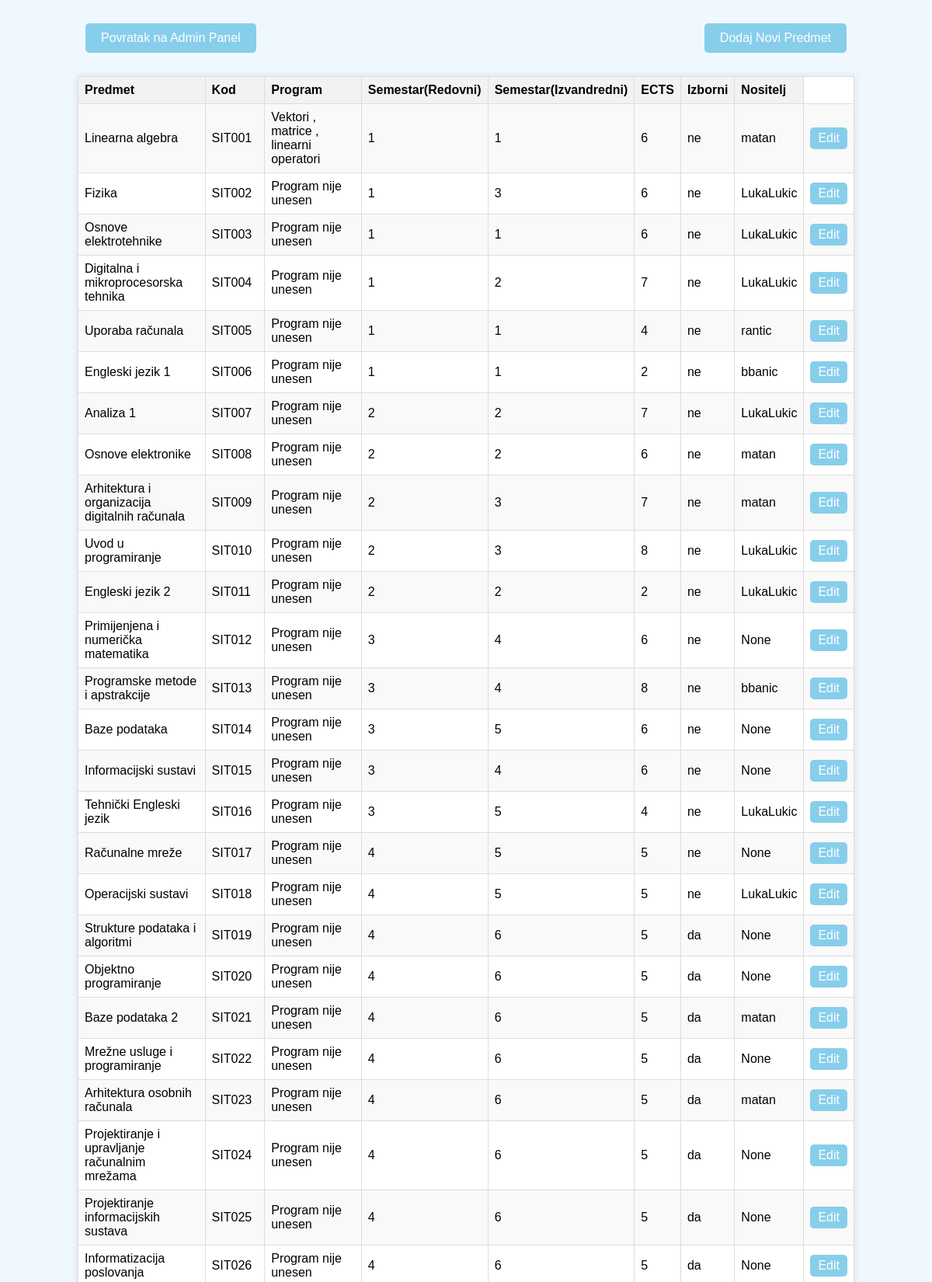
Page /adminPanel/all_predmets (upper part) on the committed database.
### app_1/models.py (models this page shows, shortened)
class Predmeti(models.Model):
    name = models.CharField(max_length=255)
    kod = models.CharField(max_length=16)
    program = models.CharField(max_length=255)
    sem_red = models.IntegerField()
    sem_izv = models.IntegerField()
    ects = models.IntegerField()
    izbor = (('da','da'),('ne','ne'))
    izborni = models.CharField(max_length=10,choices=izbor)
    nositelj = models.ForeignKey(Korisnik,on_delete=models.SET_NULL,null=True,limit_choices_to={'role':'prof'})

class Korisnik(AbstractUser):
    roles = (('admin','administrator'),('prof','profesor'),('stud','student'))
    role = models.CharField(max_length=50,choices=roles)
    statuses = (('none','none'),('izv','izvanredni'),('red','redovni'))
    status = models.CharField(max_length=50,choices=statuses)

### app_1/views.py (the view)
# urls.py: path('adminPanel/all_predmets',views.display_all_predmets,name="all_predmets"),
def display_all_predmets(request):
    predmets = Predmeti.objects.all()
    return render(request,'all_predmets.html',{'predmets':predmets})

### app_1/templates/all_predmets.html (shortened to what this page needs)
{% block all_predmets %}
<div class="container">
    <div class="header">
        <a class="back_button" href="javascript:history.back()">Povratak na Admin Panel</a>
        <a class="add_button" href="add_predmet">Dodaj Novi Predmet</a>
    </div>
    <table>
        <tr>
            <th>Predmet</th>
            <th>Kod</th>
            <th>Program</th>
            <th>Semestar(Redovni)</th>
            <th>Semestar(Izvandredni)</th>
            <th>ECTS</th>
            <th>Izborni</th>
            <th>Nositelj</th>
        </tr>
        {% for predmet in predmets %}
        <tr>
            <td>{{ predmet.name }}</td>
            <td>{{ predmet.kod }}</td>
            <td>{{ predmet.program }}</td>
            <td>{{ predmet.sem_red }}</td>
            <td>{{ predmet.sem_izv }}</td>
            <td>{{ predmet.ects }}</td>
            <td>{{ predmet.izborni }}</td>
            <td>{{ predmet.nositelj }}</td>
            <td><a class="edit" href="editPredmet/{{ predmet.id }}">Edit</a></td>
        </tr>
        {% endfor %}
    </table>
</div>
{% endblock %}

### app_1/templates/all_predmets.html (style rules this page uses)
.container { max-width: 1000px; margin: 0 auto; }
.header { display: flex; justify-content: space-between; align-items: center; margin-bottom: 20px; }
table { width: 100%; border-collapse: collapse; border: 1px solid #ddd; box-shadow: 0 0 10px rgba(0, 0, 0, 0.1); background-color: white; }
th, td { border: 1px solid #ddd; padding: 8px; text-align: left; }
th { background-color: #f2f2f2; }
tr:nth-child(even) { background-color: #f9f9f9; }
.edit { background-color: skyblue; color: white; border: none; padding: 5px 10px; text-align: center; text-decoration: none; display: inline-block; font-size: 1em; cursor: pointer; border-radius: 5px; }
.back_button, .add_button { background-color: skyblue; color: white; text-decoration: none; border-radius: 5px; padding: 10px 20px; margin: 10px; text-align: center; }

### rows in the picture
Predmeti: name "Linearna algebra", kod "SIT001", program "Vektori , matrice , linearni operatori", sem_red "1", sem_izv "1", ects "6", izborni "ne", nositelj "matan"
Predmeti: name "Fizika", kod "SIT002", program "Program nije unesen", sem_red "1", sem_izv "3", ects "6", izborni "ne", nositelj "LukaLukic"
Predmeti: name "Osnove elektrotehnike", kod "SIT003", program "Program nije unesen", sem_red "1", sem_izv "1", ects "6", izborni "ne", nositelj "LukaLukic"
Predmeti: name "Digitalna i mikroprocesorska tehnika", kod "SIT004", program "Program nije unesen", sem_red "1", sem_izv "2", ects "7", izborni "ne", nositelj "LukaLukic"
Predmeti: name "Uporaba računala", kod "SIT005", program "Program nije unesen", sem_red "1", sem_izv "1", ects "4", izborni "ne", nositelj "rantic"
Predmeti: name "Engleski jezik 1", kod "SIT006", program "Program nije unesen", sem_red "1", sem_izv "1", ects "2", izborni "ne", nositelj "bbanic"
Predmeti: name "Analiza 1", kod "SIT007", program "Program nije unesen", sem_red "2", sem_izv "2", ects "7", izborni "ne", nositelj "LukaLukic"
Predmeti: name "Osnove elektronike", kod "SIT008", program "Program nije unesen", sem_red "2", sem_izv "2", ects "6", izborni "ne", nositelj "matan"
Predmeti: name "Arhitektura i organizacija digitalnih računala", kod "SIT009", program "Program nije unesen", sem_red "2", sem_izv "3", ects "7", izborni "ne", nositelj "matan"
Predmeti: name "Uvod u programiranje", kod "SIT010", program "Program nije unesen", sem_red "2", sem_izv "3", ects "8", izborni "ne", nositelj "LukaLukic"
Predmeti: name "Engleski jezik 2", kod "SIT011", program "Program nije unesen", sem_red "2", sem_izv "2", ects "2", izborni "ne", nositelj "LukaLukic"
Predmeti: name "Primijenjena i numerička matematika", kod "SIT012", program "Program nije unesen", sem_red "3", sem_izv "4", ects "6", izborni "ne", nositelj "None"
Predmeti: name "Programske metode i apstrakcije", kod "SIT013", program "Program nije unesen", sem_red "3", sem_izv "4", ects "8", izborni "ne", nositelj "bbanic"
Predmeti: name "Baze podataka", kod "SIT014", program "Program nije unesen", sem_red "3", sem_izv "5", ects "6", izborni "ne", nositelj "None"
Predmeti: name "Informacijski sustavi", kod "SIT015", program "Program nije unesen", sem_red "3", sem_izv "4", ects "6", izborni "ne", nositelj "None"
Predmeti: name "Tehnički Engleski jezik", kod "SIT016", program "Program nije unesen", sem_red "3", sem_izv "5", ects "4", izborni "ne", nositelj "LukaLukic"
Predmeti: name "Računalne mreže", kod "SIT017", program "Program nije unesen", sem_red "4", sem_izv "5", ects "5", izborni "ne", nositelj "None"
Predmeti: name "Operacijski sustavi", kod "SIT018", program "Program nije unesen", sem_red "4", sem_izv "5", ects "5", izborni "ne", nositelj "LukaLukic"
Predmeti: name "Strukture podataka i algoritmi", kod "SIT019", program "Program nije unesen", sem_red "4", sem_izv "6", ects "5", izborni "da", nositelj "None"
Predmeti: name "Objektno programiranje", kod "SIT020", program "Program nije unesen", sem_red "4", sem_izv "6", ects "5", izborni "da", nositelj "None"
Predmeti: name "Baze podataka 2", kod "SIT021", program "Program nije unesen", sem_red "4", sem_izv "6", ects "5", izborni "da", nositelj "matan"
Predmeti: name "Mrežne usluge i programiranje", kod "SIT022", program "Program nije unesen", sem_red "4", sem_izv "6", ects "5", izborni "da", nositelj "None"
Predmeti: name "Arhitektura osobnih računala", kod "SIT023", program "Program nije unesen", sem_red "4", sem_izv "6", ects "5", izborni "da", nositelj "matan"
Predmeti: name "Projektiranje i upravljanje računalnim mrežama", kod "SIT024", program "Program nije unesen", sem_red "4", sem_izv "6", ects "5", izborni "da", nositelj "None"
Predmeti: name "Projektiranje informacijskih sustava", kod "SIT025", program "Program nije unesen", sem_red "4", sem_izv "6", ects "5", izborni "da", nositelj "None"
Predmeti: name "Informatizacija poslovanja", kod "SIT026", program "Program nije unesen", sem_red "4", sem_izv "6", ects "5", izborni "da", nositelj "None"
